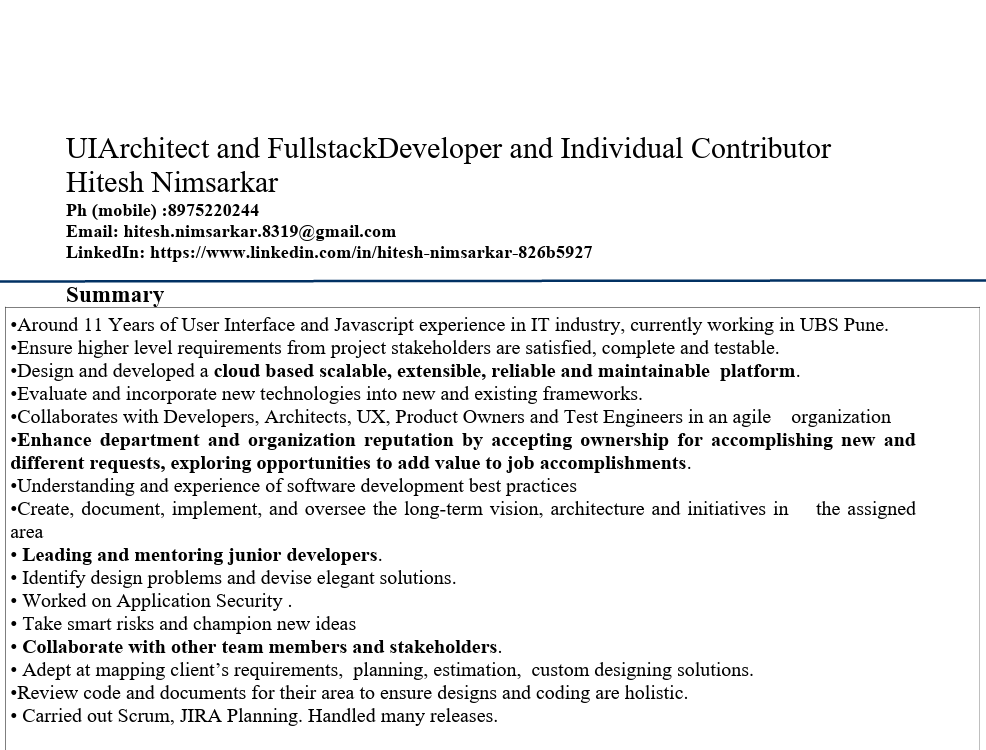
#> input picture imagetotext/image.png, 986 x 750 px, found by its file name
$ python Imagetotext.py
#> lines starting #> are read from the running program, lines starting #| are printed output that depends on the picture; after the words box and inside, x2 and y2 are one past the last pixel; in counts of white or black regions, pixels touching at a corner belong together
import cv2

# Load the preprocessed image
image = cv2.imread("C:\\Users\\hitesh\\Documents\\gptAi\\python\\frauddetection\\image.png")
#> image is the input picture: shape (750, 986, 3); mean B, G, R 236.7, 236.5, 236.3
gray_image = cv2.cvtColor(image, cv2.COLOR_BGR2GRAY)
# Connected component analysis
_, labels, stats, centroids = cv2.connectedComponentsWithStats(gray_image, connectivity=4)
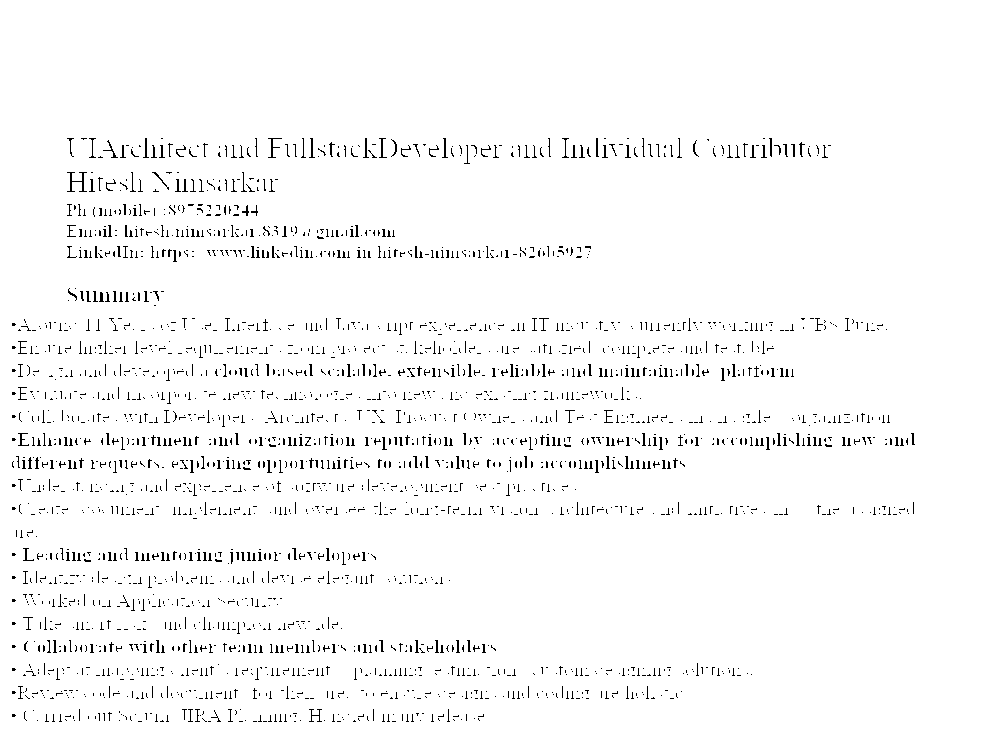
#> labels: shape (750, 986) int32; values 0 (black) and 1 (white), 97.3% white; black in thin lines or dots, all inside (x1, y1, x2, y2) = (12, 138, 915, 722)
#> stats = [[12, 138, 903, 584, 20301], [0, 0, 986, 750, 719199]]; centroids = [[349.5, 420.8], [496.5, 373.2]]

# Define lists to store bounding boxes
bounding_boxes = []

# Iterate through the connected components
min_width=40
min_height=40
for label in range(1, len(stats)):
    x, y, w, h = stats[label][:4]  # Get the position and size of the component
    if w > min_width and h > min_height:  # Filter based on size criteria
        bounding_boxes.append((x, y, x + w, y + h))  # Store the bounding box
#> this loop made 1 pass
#> (x, y, w, h) on pass 1: (0, 0, 986, 750)
#> after the loop, bounding_boxes = [(0, 0, 986, 750)]

# Visualize the bounding boxes (optional)
for (x_min, y_min, x_max, y_max) in bounding_boxes:
    cv2.rectangle(image, (x_min, y_min), (x_max, y_max), (0, 255, 0), 2)
#> this loop made 1 pass
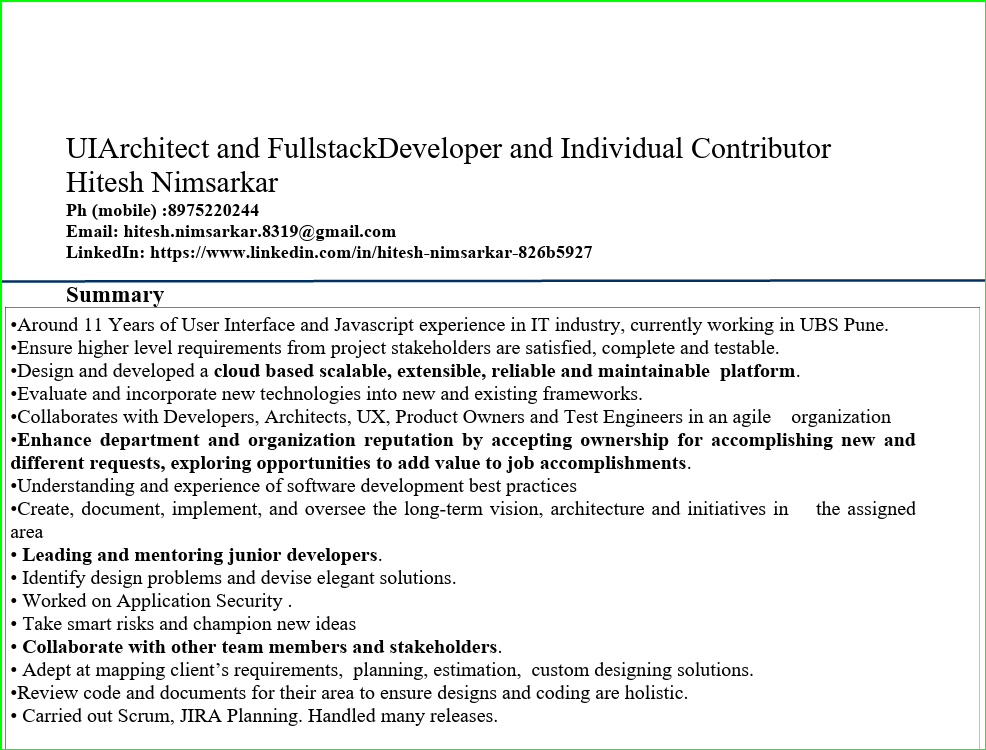
#> image: shape (750, 986, 3); 0.7% of pixels changed, all inside (x1, y1, x2, y2) = (0, 0, 986, 750)

# Display the image with bounding boxes (optional)
cv2.imshow("Bounding Box Detection", image)
cv2.waitKey(0)
cv2.destroyAllWindows()
